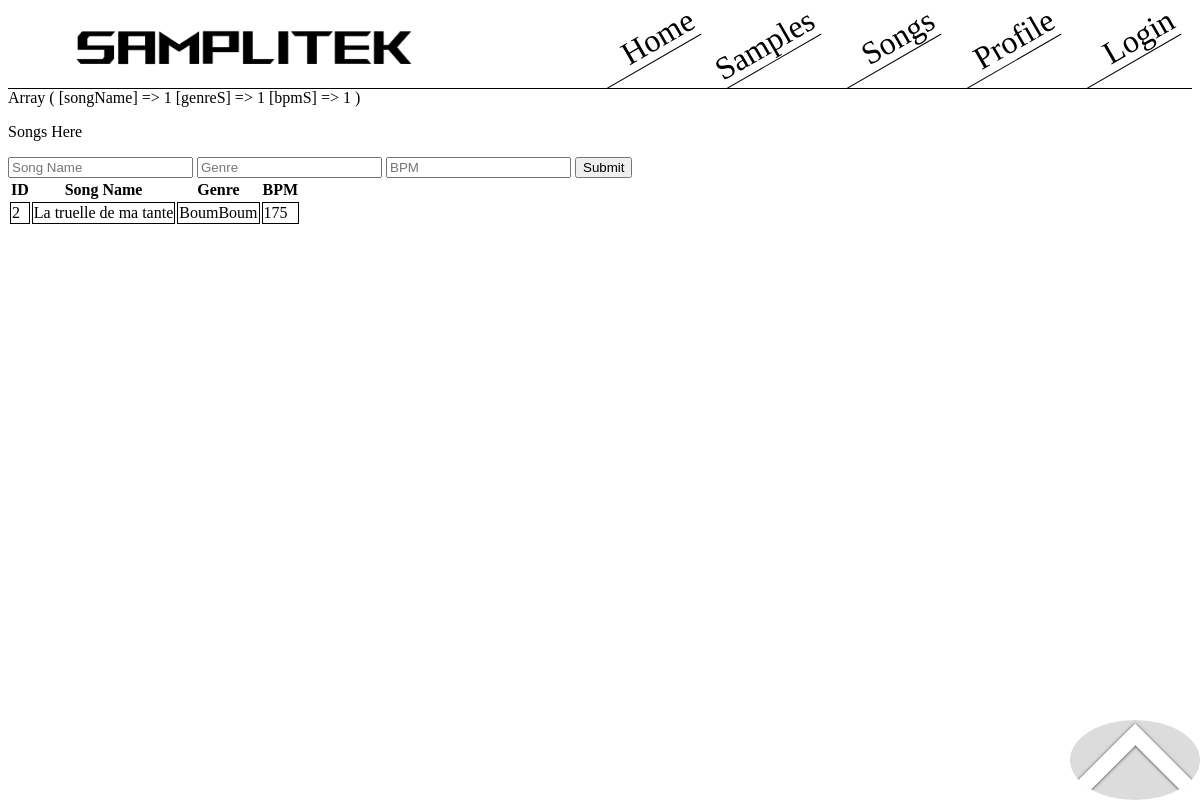
/songs.php, run on the app's committed database.
### tables this page shows
CREATE TABLE IF NOT EXISTS `songs` (
  `id` int(255) NOT NULL AUTO_INCREMENT,
  `songName` varchar(255) NOT NULL,
  `genre` varchar(255) NOT NULL,
  `bpm` int(255) NOT NULL,
  `creatorID` int(255) NOT NULL,
  PRIMARY KEY (`id`),
  KEY `creatorID` (`creatorID`) USING BTREE
);

### songs.php (the view, shortened to what this page needs)
<?php
  include_once('header.php');
  include_once('footer.php');
  $songName = $genreS = $bpm = "";
  if (!isset($_POST['addSong']) ) {
   if ( !empty($_POST['songName']) )
   {
      $songName = trim($_POST['songName']) ;
   }
   else
   {
       $mistakes['songName'] = true;
   }
   if ( !empty($_POST['genreS'])){
       $genreSS = trim($_POST['genreS']) ;
   }
   else
   {
       $mistakes['genreS'] = true;
   }
   if ( !empty($_POST['bpmS'])){
       $bpmS = trim($_POST['bpmS']) ;
   }
   else
   {
       $mistakes['bpmS'] = true;
   }
   if (empty($mistakes))
   {
       include("db.php");
      $req=$bd->prepare('INSERT INTO  songs (songName,genre,bpm,creatorID) VALUES (:songName,:genre,:bpm,:creatorID)');
      $req->bindParam(':songName', $songName, PDO::PARAM_STR);
      $req->bindParam(':genre', $genreS, PDO::PARAM_STR);
      $req->bindParam(':bpm', $bpmS, PDO::PARAM_STR);
      $req->bindParam(':creatorID', $creatorID, PDO::PARAM_STR);
      $req->execute();
      $req->closeCursor();
      header("Location:songs.php");
      exit();
   }
   else{
     print_r($mistakes);
   }
  }
  $host = 'localhost';
   $dbname = 'samplitek';
   $usern = 'root';
   $passw = '';
  $dsn = "mysql:host=$host;dbname=$dbname";
  $sql = "SELECT * FROM songs";
  try{
   $pdo = new PDO($dsn, $usern, $passw);
   $stmt = $pdo->query($sql);
  }catch (PDOException $e){
    echo $e->getMessage();
  }
 ?>
<p>Songs Here</p>
<form action="songs.php" method="post">
  <input type="text" name="songName" id="songName" required="" placeholder="Song Name">
  <input type="text" name="genreS" id="genreS" required="" placeholder="Genre">
  <input type="text" name="bpms" id="bpmS" required="" placeholder="BPM">
  <input type="submit" name="addSong" required="Upload the song ">
</form>
<table>
  <thead>
    <tr>
      <th>ID</th>
      <th>Song Name</th>
      <th>Genre</th>
      <th>BPM</th>
    </tr>
  </thead>
  <tbody>
    <?php while($row = $stmt->fetch(PDO::FETCH_ASSOC)) : ?>
    <tr>
      <td><?php echo htmlspecialchars($row['id']); ?></td>
      <td><?php echo htmlspecialchars($row['songName']); ?></td>
      <td><?php echo htmlspecialchars($row['genre']); ?></td>
      <td><?php echo htmlspecialchars($row['bpm']); ?></td>
    </tr>
    <?php endwhile; ?>
  </tbody>
</table>

### Custom/css/styles.css (style rules this page uses)
td { border: 1px solid black; }

### data on the page
songs: id "2", songName "La truelle de ma tante", genre "BoumBoum", bpm "175"
